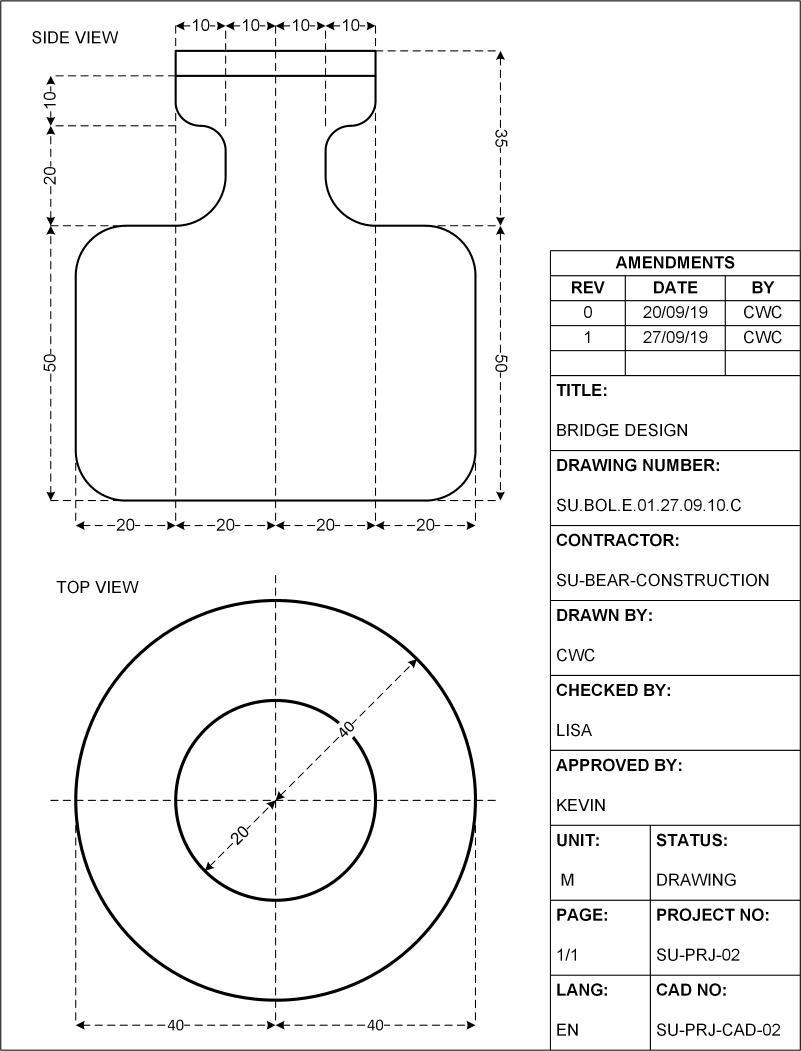
#> input picture input-dataset/01.png, 2403 x 3153 px, found by its file name (shown at 1/3 size)
$ python script.py
#> lines starting #> are read from the running program, lines starting #| are printed output that depends on the picture; after the words box and inside, x2 and y2 are one past the last pixel; in counts of white or black regions, pixels touching at a corner belong together
#> further down, img is the input picture: shape (3153, 2403); min 0, max 255, mean 244
import cv2
import numpy as np
import pytesseract as tess
import openpyxl

# Detect the type of image by checking if there are two large areas in the image
def getType(img):
    [nrow, ncol] = img.shape
    img_copy = np.pad(img[11:nrow-11,11:ncol-11], pad_width = 50, mode = 'constant', constant_values = 255)
    ret, bi_img = cv2.threshold(img_copy, 120, 1, cv2.THRESH_BINARY)
#> bi_img: shape (3231, 2481); values 0 (black) and 1 (white), 96.5% white; 712 black regions (7 under 20 px), largest, box (x1, y1, x2, y2) and area: (1689, 790, 2431, 3181) 44115, (263, 168, 1469, 1564) 36151, (262, 1836, 1489, 3063) 35766
    erosion_sE = cv2.getStructuringElement(cv2.MORPH_RECT,(50,50))
    erosion_output = cv2.erode(bi_img, erosion_sE)
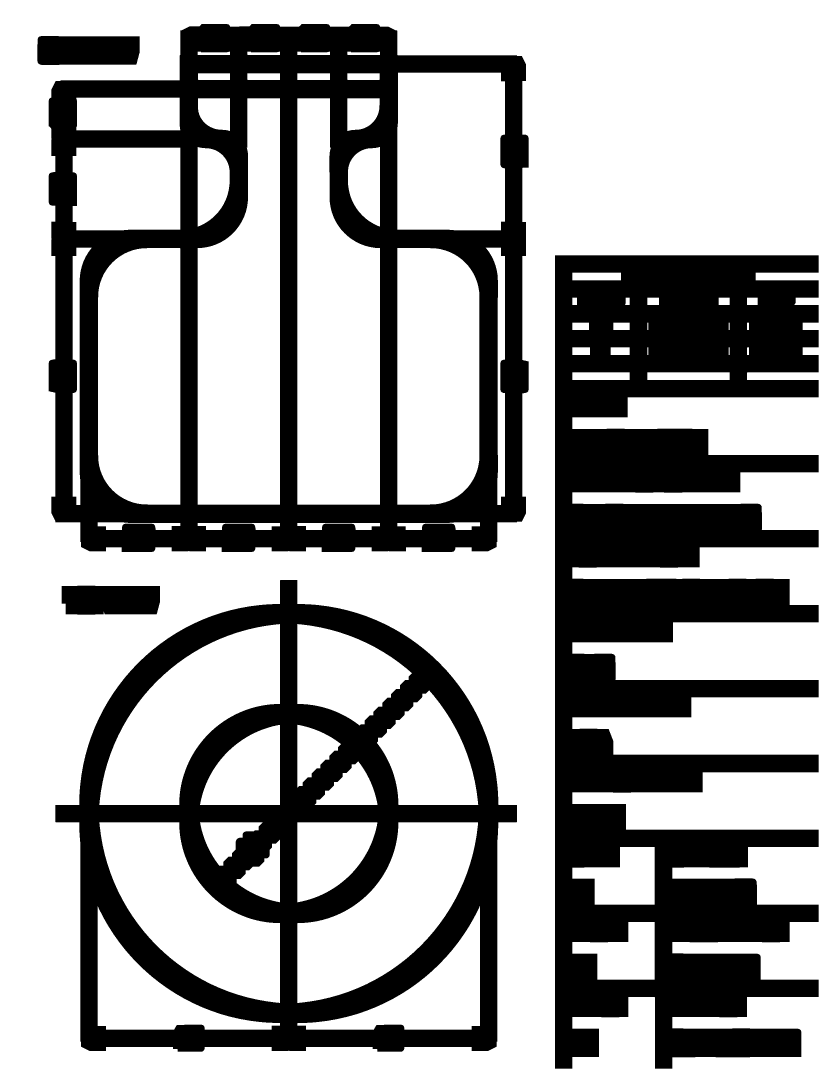
#> erosion_output: shape (3231, 2481) (shown at 1/3 size); values 0 (black) and 1 (white), 64.5% white; 5 black regions
    contours, hierarchy = cv2.findContours(erosion_output, cv2.RETR_TREE, cv2.CHAIN_APPROX_NONE)
#> contours = 64 contours; largest, box (x1, y1, x2, y2) and area: (0, 0, 2481, 3231) 8010400, (145, 71, 1587, 1657) 2115979, (165, 1739, 1552, 3156) 1528366, (1664, 765, 2457, 3207) 1286724, (892, 295, 1140, 1514) 238152

    #Check for areas that are greater than the threshold area
    threshold_area = 2000000
    count = 0
    for cnt in contours:
        area = cv2.contourArea(cnt)
        if area > threshold_area:
            count += 1
#> this loop made 64 passes
#> (area, count) on passes 1, 39: (8010400, 1), (2115979, 2)
#> after the loop, count = 2

    return count

# Get the coordinates of the area around all items in the image
def getContourBoundingBox(img):
    contours, hierarchy = cv2.findContours(img, cv2.RETR_TREE, cv2.CHAIN_APPROX_NONE)
    [min_x, min_y] = img.shape
    max_x = max_y = 0
    for contour in contours:
        x, y, w, h = cv2.boundingRect(contour)
        if x != 0 and y != 0 and w !=0 and h != 0:
            min_x, max_x = min(x, min_x), max(x + w, max_x)
            min_y, max_y = min(y, min_y), max(y + h, max_y)
    return min_x, min_y, max_x, max_y

# Return the cropped drawing and inverse binary image with only the table
def getComponents(img, imgtype):
#> called with imgtype = 2
    ret, inv_bi_img = cv2.threshold(img, 100, 1, cv2.THRESH_BINARY_INV)
#> inv_bi_img: shape (3153, 2403); values 0 (black) and 1 (white), 4.1% white; 712 white regions (7 under 20 px), largest, box (x1, y1, x2, y2) and area: (1, 1, 2403, 3152) 77753, (224, 129, 1430, 1525) 35864, (223, 1797, 1450, 3024) 35212
    [nrow,ncol] = img.shape

    #First Method: Erosion & Dilation (for images 11-20)
    if imgtype == 1:

        #Erode until only the thickest parts remain, then dilate and erode to get a binary mask
        erosion_sE = cv2.getStructuringElement(cv2.MORPH_RECT,(9,9))
        erosion_output = cv2.erode(inv_bi_img, erosion_sE)
        dilation_sE = cv2.getStructuringElement(cv2.MORPH_RECT,(64,64))
        dilation_output = cv2.dilate(erosion_output, dilation_sE, anchor = (-1, -1), iterations = 9)
        mask = cv2.erode(dilation_output, erosion_sE, iterations = 40)

        #Add padding at the top of the region of interest to include the "VIEW" labels
        min_x, min_y, max_x, max_y = getContourBoundingBox(mask)
        mask[20:min_y+2, min_x:max_x] = 1
        table_mask = mask.copy()
        table_mask[max_y-80:,min_x:max_x] = 0

        #Bitwise AND the image with the created mask to extract the drawing and table
        drawing = cv2.bitwise_and(mask, inv_bi_img)
        table = cv2.bitwise_and((1-table_mask), inv_bi_img)

        #Crop the inverted drawing image based on the 4 corners
        drawing = cv2.bitwise_not(cv2.threshold(drawing, 0, 255, cv2.THRESH_OTSU)[1])
        min_y -= 250
        max_y += 100
        if min_y < 10:
            min_y = 10
        cropped_drawing = drawing[min_y:max_y, min_x:max_x]

    #Second Method: Contours with Bounding Boxes (Images 1-10)
    elif imgtype >= 2:

        #Erode the image until only the thickest parts remain
        ret, inv_bi_img_copy = cv2.threshold(img[10:nrow-10, 10:ncol-10], 100, 1, cv2.THRESH_BINARY_INV)
#> inv_bi_img_copy: shape (3133, 2383); values 0 (black) and 1 (white), 3.7% white; 712 white regions (7 under 20 px), largest, box (x1, y1, x2, y2) and area: (1640, 741, 2383, 3133) 44165, (214, 119, 1420, 1515) 35864, (213, 1787, 1440, 3014) 35212
        erosion_sE = cv2.getStructuringElement(cv2.MORPH_RECT, (10,10))
        erosion_output = cv2.erode(inv_bi_img_copy, erosion_sE, anchor = (-1, -1), iterations = 1)
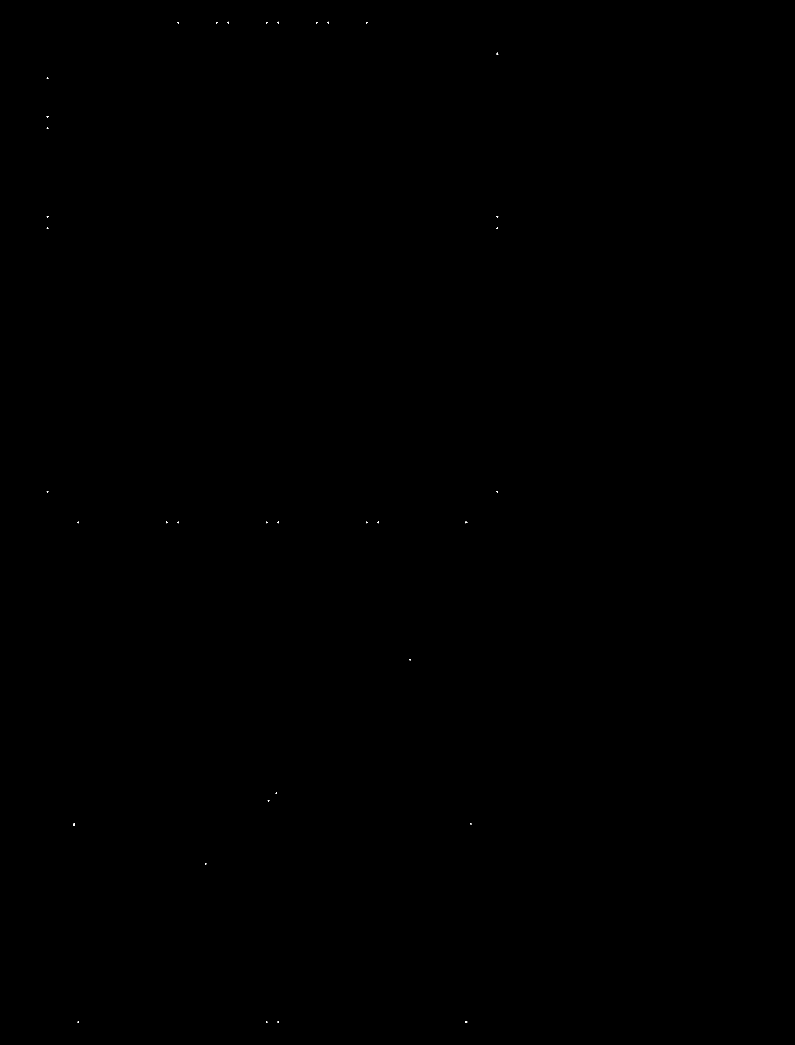
#> erosion_output: shape (3133, 2383) (shown at 1/3 size); values 0 (black) and 1 (white), 0.01% white in thin lines or dots, all inside (x1, y1, x2, y2) = (140, 65, 1495, 3069)

        #Find the contours of drawing and get their bounding boxes
        min_x, min_y, max_x, max_y = getContourBoundingBox(erosion_output)
#> in getContourBoundingBox, `contours, hierarchy = cv2.findContours(img, cv2.RETR_TREE, cv2.CHAIN_A..`: contours = 36 contours, all with area under 20
#> the loop in getContourBoundingBox, `for contour in contours:` made 36 passes
#> (x, y, w, h, min_x, max_x, min_y) on passes 1 to 8: (798, 3064, 5, 5, 798, 803, 2383), (232, 3064, 5, 5, 232, 803, 2383), (1397, 3063, 5, 6, 232, 1402, 2383), (832, 3063, 5, 6, 232, 1402, 2383), (615, 2590, 4, 4, 232, 1402, 2383), (1412, 2469, 2, 5, 232, 1414, 2383), (221, 2469, 3, 9, 221, 1414, 2383), (803, 2401, 5, 5, 221, 1414, 2383)
#> min_x = 140; min_y = 65; max_x = 1495; max_y = 3069
        min_x -= 130
#> min_x = 10
        min_y -= 250
#> min_y = -185
        max_x += 130
#> max_x = 1625
        max_y += 60
#> max_y = 3129
        if min_y < 10:
            min_y = 10

        #Create a mask based on the padded bounding box and bitwise AND with the image to extract the table
        mask = inv_bi_img.copy()
        mask[min_y:max_y, min_x:max_x] = 0
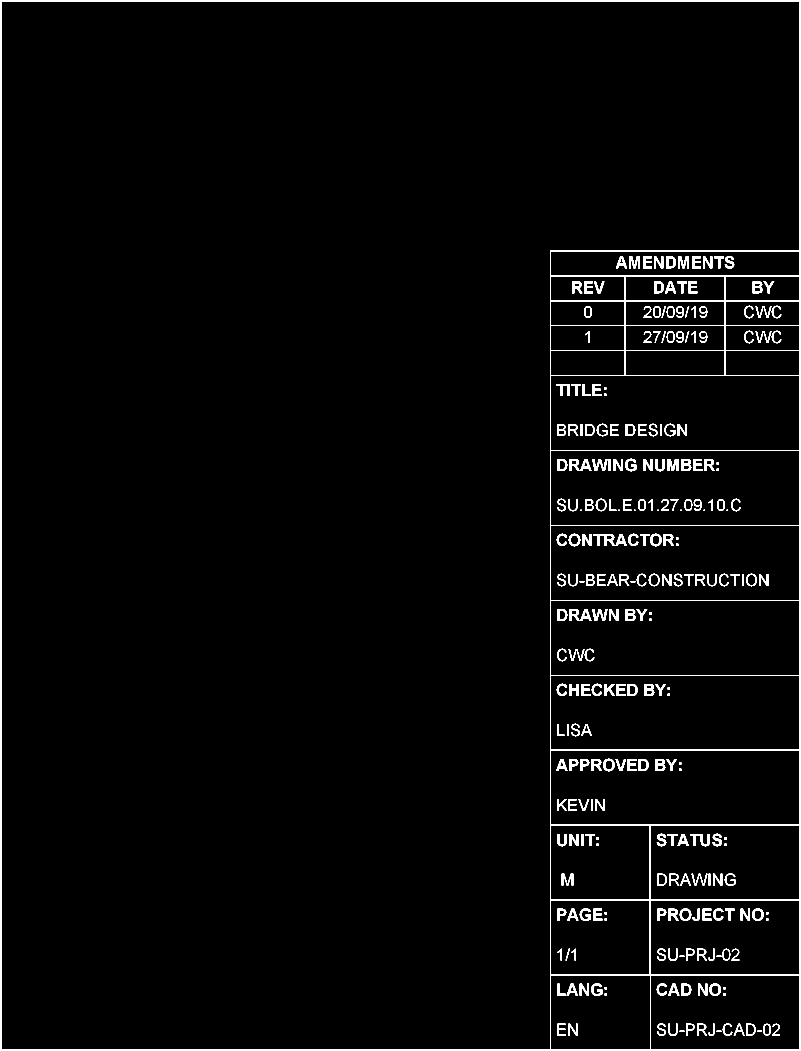
#> mask: shape (3153, 2403) (shown at 1/3 size); values 0 (black) and 1 (white), 2.3% white; 255 white regions (7 under 20 px), largest, box (x1, y1, x2, y2) and area: (1, 1, 2403, 3152) 77753, (1887, 769, 1920, 805) 772, (2034, 769, 2067, 805) 772
        table = cv2.bitwise_and(mask, inv_bi_img)

        #Crop the inverted drawing image based on the 4 corners
        cropped_drawing = img[min_y:max_y, min_x:max_x]
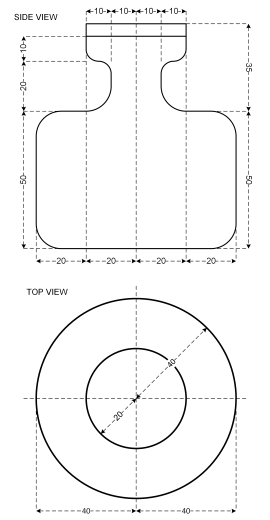
#> cropped_drawing: shape (3119, 1615) (shown at 1/6 size); min 0, max 255, mean 247.6

    return cropped_drawing, table

# Extract text from the table image
def extractText(table, j):
    #Remove the vertical and horizontal lines from the table
#> called with j = 0
    horizontal_kernel = cv2.getStructuringElement(cv2.MORPH_RECT, (55,1))
    remove_horizontal = cv2.morphologyEx(table, cv2.MORPH_OPEN, horizontal_kernel)
#> remove_horizontal: shape (3153, 2403); values 0 (black) and 1 (white), 0.63% white; 16 white regions, largest, box (x1, y1, x2, y2) and area: (1, 3149, 2402, 3152) 7203, (1, 1, 2402, 4) 7201, (1650, 900, 2403, 904) 3009
    vertical_kernel = cv2.getStructuringElement(cv2.MORPH_RECT, (1,55))
    remove_vertical = cv2.morphologyEx(table, cv2.MORPH_OPEN, vertical_kernel)
#> remove_vertical: shape (3153, 2403); values 0 (black) and 1 (white), 0.41% white; 6 white regions, box (x1, y1, x2, y2) and area: (1, 1, 4, 3152) 9452, (2399, 1, 2402, 3152) 9452, (1650, 751, 1653, 3152) 7203, (1949, 2474, 1953, 3152) 2488, (1874, 826, 1878, 1128) 1208, (2174, 826, 2177, 1128) 906
    table_wo_lines = table * (1-remove_horizontal) * (1-remove_vertical)
#> table_wo_lines: shape (3153, 2403); values 0 (black) and 1 (white), 1.3% white; 256 white regions (9 under 20 px), largest, box (x1, y1, x2, y2) and area: (1887, 769, 1920, 805) 772, (2034, 769, 2067, 805) 772, (2002, 1377, 2035, 1413) 772

    #Dilate the images for better extraction
    dilation_kernel = cv2.getStructuringElement(cv2.MORPH_RECT, (2, 2))
    dil_table_wo_lines = cv2.dilate(table_wo_lines, dilation_kernel, iterations=1)
#> dil_table_wo_lines: shape (3153, 2403); values 0 (black) and 1 (white), 1.6% white; 256 white regions (2 under 20 px), largest, box (x1, y1, x2, y2) and area: (1887, 769, 1921, 806) 924, (2034, 769, 2068, 806) 924, (2002, 1377, 2036, 1414) 924
    dil_table_wo_lines = cv2.bitwise_not(cv2.threshold(dil_table_wo_lines, 0, 255, cv2.THRESH_OTSU)[1]) #table without lines
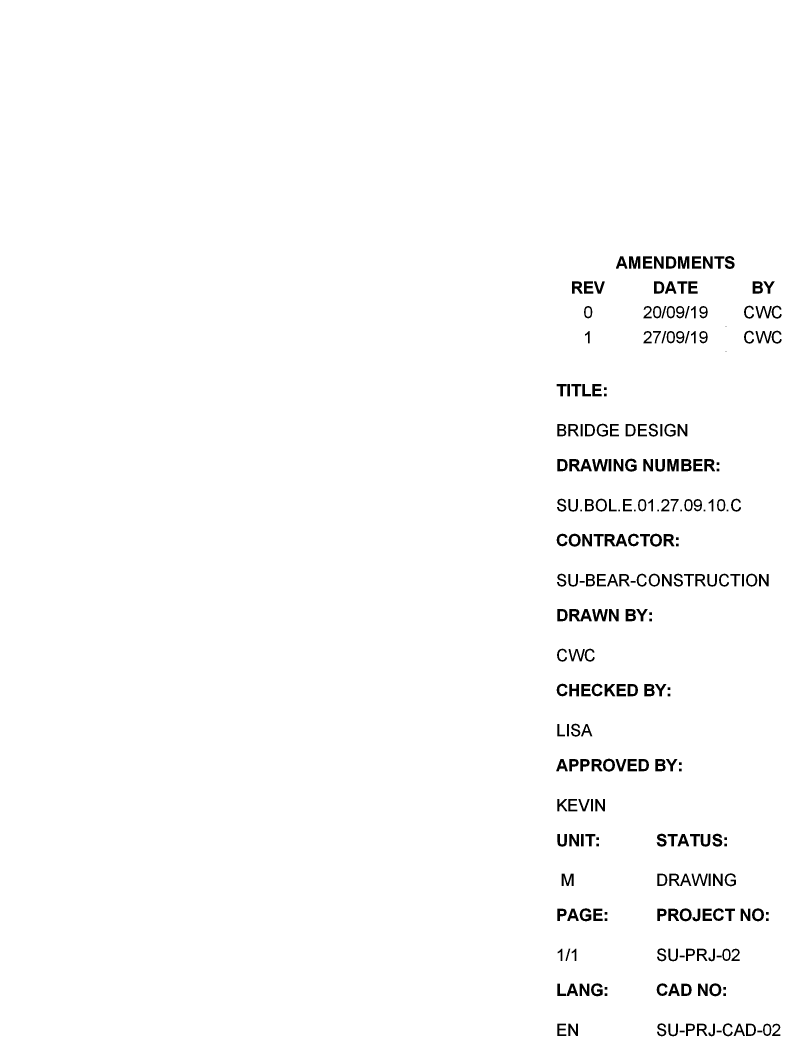
#> dil_table_wo_lines: shape (3153, 2403) (shown at 1/3 size); 98.4% white; 256 black regions (2 under 20 px), largest, box (x1, y1, x2, y2) and area: (1887, 769, 1921, 806) 924, (2034, 769, 2068, 806) 924, (2002, 1377, 2036, 1414) 924

    #Find and extract the Amendments table first
    data = tess.image_to_data(dil_table_wo_lines, output_type=tess.Output.DICT)
    nrow, ncol = table.shape
    min_x = max_x = min_y = max_y = 0
    for i in range(len(data['text'])):
        if data['text'][i] == "AMENDMENTS":
            left, top, width, height = data['left'][i], data['top'][i], data['width'][i], data['height'][i]
            table[top:top + height, left:left + width] = 0
            #Check to the left of "AMENDMENTS" to find the table's left edge
            for pixel in range(left, 0, -1):
                if table[top, pixel] == 1:
                    min_x = pixel
                    break
            #Check to the right of "AMENDMENTS" to find the table's right edge
            for pixel in range(left, ncol):
                if table[top, pixel] == 1:
                    max_x = pixel
                    break
            #Check to the top of "AMENDMENTS" to find the table's top edge
            for pixel in range(top, 0, -1):
                if table[pixel, left] == 1:
                    min_y = pixel
                    break
            #cCheck to the bottom of "AMENDMENTS" to find the end of the row
            for pixel in range(top, nrow):
                if table[pixel, left] == 1:
                    temp_y = pixel
                    break
            #Allow a maximum of 3 rows to the table's bottom edge
            for pixel in range(temp_y+5, nrow):
                if table[pixel, left] == 1:
                    max_y = pixel
                    max_y = max_y + ((max_y-temp_y) * 3)
                    break
    amend_table = table_wo_lines[min_y:max_y,min_x:max_x]

    #Dilate the amendments table separately for better accuracy
    dilation_kernel = cv2.getStructuringElement(cv2.MORPH_RECT, (1, 2))
    amend_table = cv2.dilate(amend_table, dilation_kernel,iterations=1)
    amend_table = cv2.bitwise_not(cv2.threshold(amend_table, 0, 255, cv2.THRESH_OTSU)[1])

    #Extract and sort the data from the Amendments table
    amend_data = tess.image_to_string(amend_table)
    amend_data = amend_data.split("\n")
    amend_data.pop(0)

    while '' in amend_data:
        amend_data.remove('')
    for k in range(0, len(amend_data)):
        if len(amend_data[k]) > 1:
            amend_data[k] = amend_data[k].split(" ")
        else: amend_data.pop(k)

    #Join the multi-word data if the headings list is shorter than the data list
    if len(amend_data[0]) != len(amend_data[1]):
        for ad in range(1, len(amend_data)):
            amend_data[ad][2] = ' '.join(amend_data[ad][2:-2])
            del amend_data[ad][3:-2]

    #Extract the other parts of the table
    dil_table_wo_lines[min_y:max_y, min_x:max_x] = 255
    data = tess.image_to_string(dil_table_wo_lines)
    data = data.split("\n")

    #Scan the extracted data list to separate the headings and data
    possible_headings = ["TITLE","DRAWING N","PROJECT NO","CAD NO","COMPANY","UNIT","PAGE",
                         "STATUS","DRAWN","CHECKED","APPROVED","CONTRACTOR","FONT","LANG"]
    headings_list = []
    data_list = []
    for d in range(len(data)):
        for h in range(len(possible_headings)):
            if possible_headings[h] in data[d]:
                headings_list.append(str(data[d]))
                data[d] = ''
        if data[d] != ' ' and data[d] != '' and data[d] != "BOTTOM VIEW":
            data_list.append(str(data[d]))

    #Split the heading and data lists into individual headings and data
    for hl in range(len(headings_list)):
        headings_list[hl] = headings_list[hl].split(': ')
    for dl in range(len(data_list)):
        data_list[dl] = data_list[dl].split()

    #Combine multi-word data into one word
    for hl in range(len(headings_list)):
        for h in range(len(headings_list[hl])):
            if "PROJECT NO" in (headings_list[hl][h]) and data_list[hl][h].count('-') == 0:
                if data_list[hl][h] == "E":
                    data_list[hl][h] = '-'.join(data_list[hl][h:h+4])
                    del data_list[hl][h+1:h+4]
                else:
                    data_list[hl][h] = ' '.join(data_list[hl][h:h+3])
                    del data_list[hl][h+1:h+3]
            elif "CAD" in (headings_list[hl][h]) and len(data_list[hl]) > 3:
                data_list[hl][h] = ' '.join(data_list[hl][h:h+4])
                del data_list[hl][h+1:h+4]
            elif "DRAWING N" in (headings_list[hl][h]) and len(data_list[hl]) > 7:
                data_list[hl][h] = ' '.join(data_list[hl][h:h+8])
                del data_list[hl][h+1:h+8]
            elif "TITLE" in (headings_list[hl][h]) or "FONT" in (headings_list[hl][h]) or "CONTRACTOR" in (headings_list[hl][h]):
                if (len(headings_list[hl])-1) - h == 0:
                    data_list[hl][h] = ' '.join(data_list[hl][h:])
                    del data_list[hl][h+1:]
                else:
                    data_list[hl][h] = ' '.join(data_list[hl][h:(-((len(headings_list[hl])-1) - h))])
                    del data_list[hl][h+1:(-((len(headings_list[hl])-1) - h))]

    #Insert the data into the correct indexes in the results array
    results = []
    for ph in range(len(possible_headings)):
        results_length = len(results)
        for hl in range(len(headings_list)):
            for h in range(len(headings_list[hl])):
                if possible_headings[ph] in (headings_list[hl][h]):
                    results.append(data_list[hl][h])
        if len(results) == results_length:
            results.append("Unavailable")
    results.append(amend_data)

    return results

# Create an Excel spreadsheet with all the data
# [35 lines left out: function generateExcel, not called in this run]


### ============ MAIN ============ ###

excel_results = []

files = ["01.png","02.png","03.png","04.png","05.png","06.png","07.png","08.png","09.png","10.png",
          "11.png","12.png","13.png","14.png","15.png","16.png","17.png","18.png","19.png","20.png"]

#Loop through all 20 images
for j in range(0, 20):
    img = cv2.imread(files[j], 0)
    print("Processing Image " + str(j+1))

    #Get the separated components and save the drawing as a PNG file
    cropped_drawing, table = getComponents(img, getType(img))
    cv2.imwrite("Drawing {}.png".format(j+1), cropped_drawing)

    #Extract the text from the table
    try:
        excel_results.append(extractText(table, j))
#> (the call stopped at in extractText, `data = tess.image_to_data(dil_table_wo_lines, output_type=tess.Output...`: pytesseract is not available in this run)
#> (the run stopped early here; a loop or call above may not have finished)
